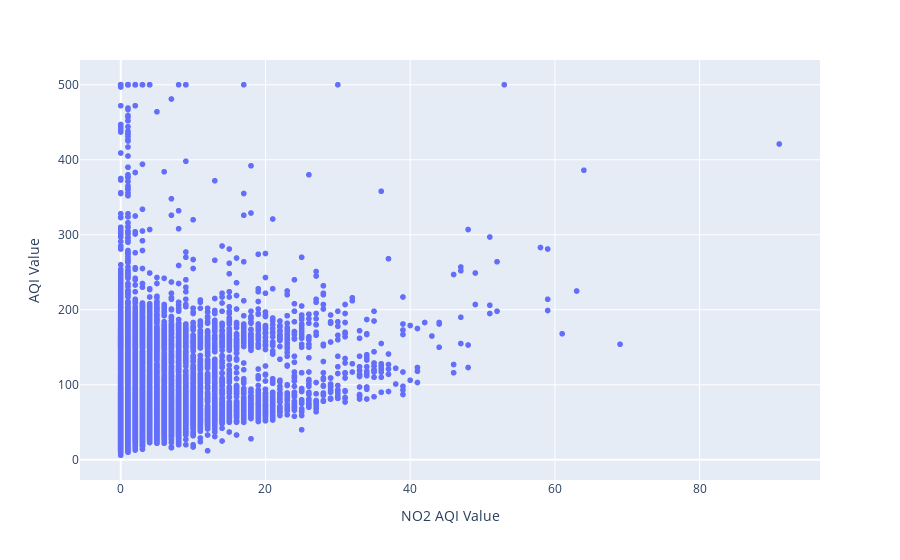

The cell this chart's notebook holds for it:
### Code cell
import plotly.express as px

fig = px.scatter(poll, x='NO2 AQI Value', y='AQI Value')
fig.show()

### Figure 1 — Plotly figure (JSON) as saved in the notebook; plotly's stock layout.template omitted (floating-point values rounded to 4 significant figures; data arrays with more than 128 entries replaced by an {"elided": "..."} marker saying what was removed)
{"data": [{"hovertemplate": "NO2 AQI Value=%{x}<br>AQI Value=%{y}<extra></extra>", "legendgroup": "", "marker": {"color": "#636efa", "symbol": "circle"}, "mode": "markers", "name": "", "showlegend": false, "type": "scattergl", "x": {"elided": "23463 int values"}, "xaxis": "x", "y": {"elided": "23463 int values"}, "yaxis": "y"}], "layout": {"legend": {"tracegroupgap": 0}, "margin": {"t": 60}, "xaxis": {"anchor": "y", "domain": [0, 1], "title": {"text": "NO2 AQI Value"}}, "yaxis": {"anchor": "x", "domain": [0, 1], "title": {"text": "AQI Value"}}}}
